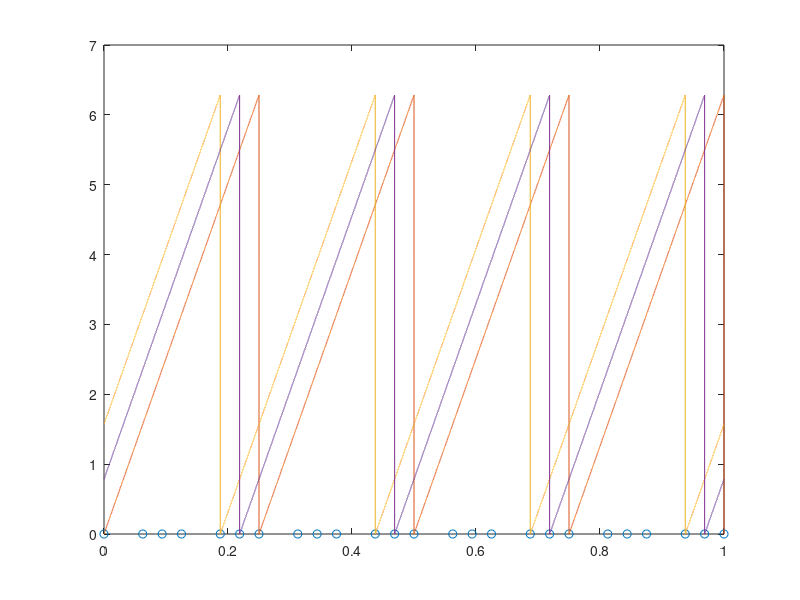

The MATLAB script that drew this image:
clear all; close all; clc;
%World-space parameters
world.g=9.81; %m s^-2 - gravity acceleration
world.time=[0:0.00001:1]'; %s - time

%Magnetic parameters, torque can be adjusted by adjusting height,...
    %as per Abbott paper, frequency is dependent upon actuator speed
magnet.torque=80; %mN-mm - magnetic torque applied to leg
magnet.frequency=4; %Hz - frequency of actuation
magnet.force=3.5; %mN - magnetic force, attraction between magnets

%Leg rotation
%Theta creation
theta.general=zeros(length(world.time),1);
for i=1:length(world.time)
    if floor(magnet.frequency*2*pi*world.time(i)/(2*pi)) >= 1
        theta.general(i,1)=((magnet.frequency*2*pi*world.time(i)-floor(magnet.frequency*2*pi*world.time(i)/(2*pi))*2*pi));
    else
        theta.general(i,1)=magnet.frequency*2*pi*world.time(i);
    end
end

theta.offset.l1=0; %No offset, other legs relative to leg 1
theta.offset.l2=0;
theta.offset.l3=pi/2;
theta.offset.l4=pi/4;

%Describe rotation of each leg
theta.l1=theta.general;

if theta.offset.l2 ~= 0
    for i=1:length(world.time)
        if floor((theta.general(i,1)+theta.offset.l2)/(2*pi)) >= 1
            theta.l2(i,1)=((theta.general(i)+theta.offset.l2-...
                floor((theta.general(i,1)+theta.offset.l2)/(2*pi))*2*pi));
        else
            theta.l2(i,1)=theta.general(i,1)+theta.offset.l2;
        end
    end
else
    theta.l2=theta.general;
end

if theta.offset.l3 ~= 0
    for i=1:length(world.time)
        if floor((theta.general(i,1)+theta.offset.l3)/(2*pi)) >= 1
            theta.l3(i,1)=((theta.general(i)+theta.offset.l3-...
                floor((theta.general(i,1)+theta.offset.l3)/(2*pi))*2*pi));
        else
            theta.l3(i,1)=theta.general(i,1)+theta.offset.l3;
        end
    end
else
    theta.l3=theta.general;
end

if theta.offset.l4 ~= 0
    for i=1:length(world.time)
        if floor((theta.general(i,1)+theta.offset.l4)/(2*pi)) >= 1
            theta.l4(i,1)=((theta.general(i)+theta.offset.l4-...
                floor((theta.general(i,1)+theta.offset.l4)/(2*pi))*2*pi));
        else
            theta.l4(i,1)=theta.general(i,1)+theta.offset.l4;
        end
    end
else
    theta.l4=theta.general;
end

%Find reset points of the legs, e.g. discontinuities 
intervals.l1=0:1/(2*magnet.frequency):world.time(end);
tzeros.l1=zeros(length(intervals.l1),1);

if theta.offset.l2 ~= 0
    intervals.l2=intervals.l1(1,2:end)-(theta.offset.l2/(2*pi))/magnet.frequency;
    tzeros.l2=zeros(length(intervals.l2),1);
else
    intervals.l2=intervals.l1;
    tzeros.l2=tzeros.l1;
end

if theta.offset.l3 ~= 0
    intervals.l3=intervals.l1(1,2:end)-(theta.offset.l3/(2*pi))/magnet.frequency;
    tzeros.l3=zeros(length(intervals.l3),1);
else
    intervals.l3=intervals.l1;
    tzeros.l3=tzeros.l1;
end

if theta.offset.l4 ~= 0
    intervals.l4=intervals.l1(1,2:end)-(theta.offset.l4/(2*pi))/magnet.frequency;
    tzeros.l4=zeros(length(intervals.l4),1);
else
    intervals.l4=intervals.l1;
    tzeros.l4=tzeros.l1;
end

TimeIntervals=unique(sort([intervals.l1 intervals.l2 intervals.l3 intervals.l4]));
plot(TimeIntervals,zeros(length(TimeIntervals),1),'o',world.time,theta.l1,world.time,theta.l3,world.time,theta.l4)


